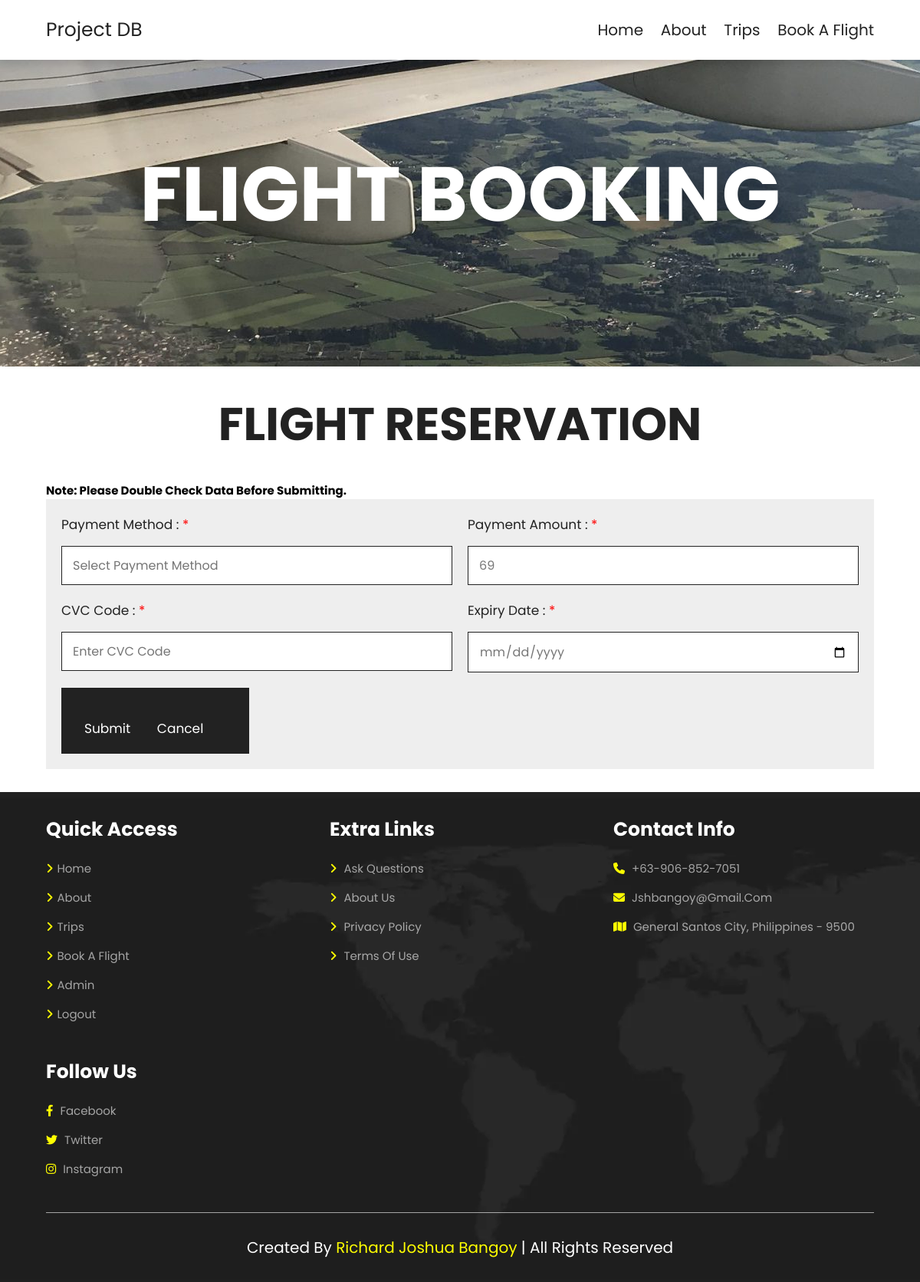
/Airlines/book4.php, run on an earlier commit of the app's database.
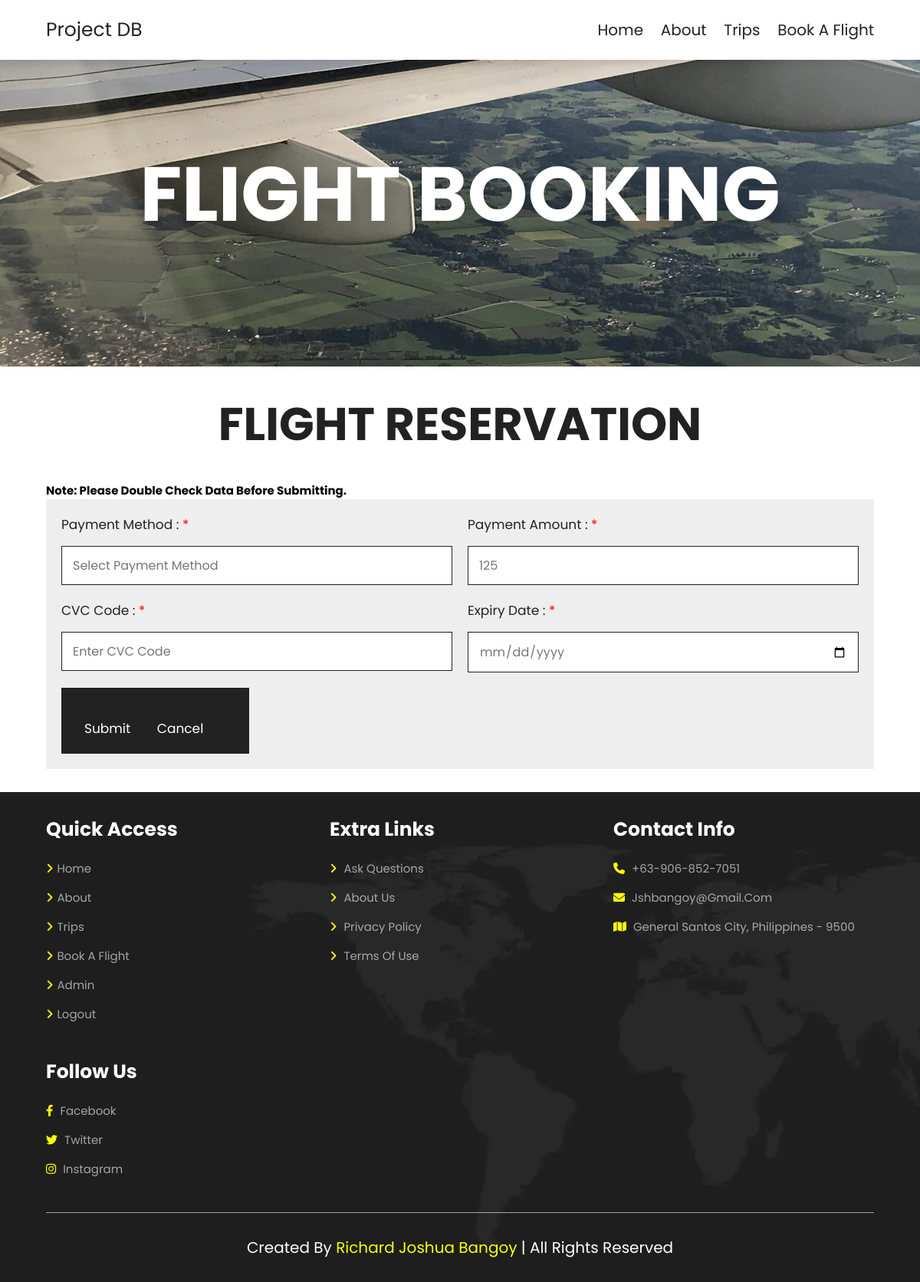
And on a later commit of the database.
### tables this page shows
CREATE TABLE `reservation` (
  `reservation_id` int(10) NOT NULL,
  `passenger_id` int(10) NOT NULL,
  `flight_id` int(10) NOT NULL
);

CREATE TABLE `schedule` (
  `schedule_id` int(10) NOT NULL,
  `direction_id` int(7) NOT NULL,
  `departure_time` datetime NOT NULL,
  `arrival_time` datetime NOT NULL,
  `airline_id` char(3) NOT NULL,
  `price` int(11) NOT NULL
);

### Airlines/book4.php (the view, shortened to what this page needs)
<?php
require 'admin/dbcon.php';
?>
<!DOCTYPE html>
<html lang="en">
<head>
    <link rel="stylesheet" href="https://unpkg.com/swiper@8/swiper-bundle.min.css" />
    <link rel="stylesheet" href="https://cdnjs.cloudflare.com/ajax/libs/font-awesome/6.1.1/css/all.min.css">
    <link rel="stylesheet" href="css/style.css">
</head>
<body>
    <section class="header">
        <a href="home.php" class="logo">Project DB</a>
        <nav class="navbar">
            <a href="home.php">home</a>
            <a href="about.php">about</a>
            <a href="trips.php">trips</a>
            <a href="book.php">book a flight</a>
        </nav>
    </section>
    <div class="heading" style="background:url(img/h2.jpg) no-repeat">
        <h1>flight booking</h1>
    </div>
    <section class="booking">
        <h1 class="heading-title">Flight Reservation</h1>
        <h2>Note: Please double check data before submitting.</h2>
        <form action="bookform3.php" name="Form" onsubmit="return validateForm()" autocomplete="off" method="post" class="bookform" required>
                <?php
                $query = "Select reservation.reservation_id, reservation.flight_id, flight.flight_id, schedule.schedule_id, schedule.price, passenger.passenger_id from reservation left join passenger on reservation.passenger_id = passenger.passenger_id left join flight on reservation.flight_id = flight.flight_id left join schedule on flight.schedule_id = schedule.schedule_id order by reservation_id desc limit 1";
                $query_run = mysqli_query($con, $query);
                if (mysqli_num_rows($query_run) > 0) {
                    foreach ($query_run as $reservation) {
                    }
                }
                ?>
            <div class="flex">
                <div class="inputBox">
                    <span>Payment Method : <span style="color:red;">*</span> </span>
                    <input list="payment_method" placeholder="Select Payment Method" name="payment_method">
                </div>
                <div class="inputBox">
                    <span>Payment Amount : <span style="color:red;">*</span> </span>
                    <input type="text" value="<?= $reservation['price']; ?>" name="payment_amount">
                </div>
                <div class="inputBox">
                    <span>CVC Code : <span style="color:red;">*</span> </span>
                    <input type="text" placeholder="Enter CVC Code" name="cvc">
                </div>
                <div class="inputBox">
                    <span>Expiry Date : <span style="color:red;">*</span> </span>
                    <input type="date" value="<?= date('F-Y') ?>" name="expiry_date">
                </div>
            </div>
            <button type="submit" name="proceed_payment" value="<?= $reservation['reservation_id']; ?>" class="btn">Submit</a>
            <td>
            <a href="delete.php?d_reservation_id=<?= $reservation['reservation_id']; ?>&d_passenger_id=<?= $reservation['passenger_id']; ?>" class="btn">Cancel</a>
            </td>
        </form>
    </section>
    <section class="footer">
        <div class="box-container">
            <div class="box">
                <h3>quick access</h3>
                <a href="home.php"> <i class="fas fa-angle-right"></i>home</a>
                <a href="about.php"> <i class="fas fa-angle-right"></i>about</a>
                <a href="trips.php"> <i class="fas fa-angle-right"></i>trips</a>
                <a href="book.php"> <i class="fas fa-angle-right"></i>book a flight</a>
                <a href="admin/admin.php"> <i class="fas fa-angle-right"></i>admin</a>
                <a href="logout.php"> <i class="fas fa-angle-right"></i>logout</a>
            </div>
            <div class="box">
                <h3>extra links</h3>
                <a href="#"> <i class="fas fa-angle-right"></i> ask questions</a>
                <a href="#"> <i class="fas fa-angle-right"></i> about us</a>
                <a href="#"> <i class="fas fa-angle-right"></i> privacy policy</a>
                <a href="#"> <i class="fas fa-angle-right"></i> terms of use</a>
            </div>
            <div class="box">
                <h3>contact info</h3>
                <a href="#"> <i class="fas fa-phone"></i> +63-906-852-7051</a>
                <a href="#"> <i class="fas fa-envelope"></i> jshbangoy@gmail.com</a>
                <a href="#"> <i class="fas fa-map"></i> general santos city, philippines - 9500</a>
            </div>
            <div class="box">
                <h3>follow us</h3>
                <a href="#"> <i class="fab fa-facebook-f"></i> facebook</a>
                <a href="#"> <i class="fab fa-twitter"></i> twitter</a>
                <a href="#"> <i class="fab fa-instagram"></i> instagram</a>
            </div>
        </div>
        <div class="credit"> created by <span>richard joshua bangoy</span> | all rights reserved</div>
    </section>
</body>
</html>

What changed in the data, as far as the page shows it:
removed reservation: payment_amount "69"
added reservation: payment_amount "125"
